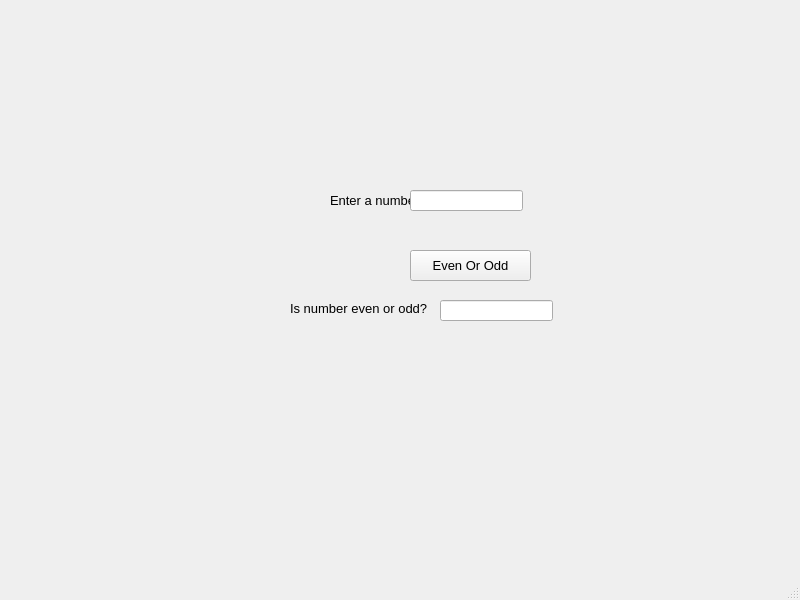
<?xml version="1.0" encoding="UTF-8"?>
<ui version="4.0">
 <class>evenOrOdd</class>
 <widget class="QMainWindow" name="evenOrOdd">
  <property name="geometry">
   <rect>
    <x>0</x>
    <y>0</y>
    <width>800</width>
    <height>600</height>
   </rect>
  </property>
  <property name="font">
   <font>
    <family>Arial</family>
    <pointsize>10</pointsize>
   </font>
  </property>
  <property name="windowTitle">
   <string>Even Or Odd</string>
  </property>
  <widget class="QWidget" name="centralwidget">
   <widget class="QLabel" name="lblNumer">
    <property name="geometry">
     <rect>
      <x>330</x>
      <y>190</y>
      <width>101</width>
      <height>21</height>
     </rect>
    </property>
    <property name="font">
     <font>
      <family>Arial</family>
      <pointsize>10</pointsize>
     </font>
    </property>
    <property name="text">
     <string>Enter a number</string>
    </property>
   </widget>
   <widget class="QLineEdit" name="txtNumber">
    <property name="geometry">
     <rect>
      <x>410</x>
      <y>190</y>
      <width>113</width>
      <height>21</height>
     </rect>
    </property>
   </widget>
   <widget class="QPushButton" name="btnResult">
    <property name="geometry">
     <rect>
      <x>410</x>
      <y>250</y>
      <width>121</width>
      <height>31</height>
     </rect>
    </property>
    <property name="text">
     <string>Even Or Odd</string>
    </property>
   </widget>
   <widget class="QLabel" name="lblResult">
    <property name="geometry">
     <rect>
      <x>290</x>
      <y>300</y>
      <width>201</width>
      <height>16</height>
     </rect>
    </property>
    <property name="text">
     <string>Is number even or odd?</string>
    </property>
   </widget>
   <widget class="QLineEdit" name="txtResult">
    <property name="geometry">
     <rect>
      <x>440</x>
      <y>300</y>
      <width>113</width>
      <height>21</height>
     </rect>
    </property>
   </widget>
  </widget>
  <widget class="QMenuBar" name="menubar">
   <property name="geometry">
    <rect>
     <x>0</x>
     <y>0</y>
     <width>800</width>
     <height>37</height>
    </rect>
   </property>
  </widget>
  <widget class="QStatusBar" name="statusbar"/>
 </widget>
 <resources/>
 <connections/>
</ui>
